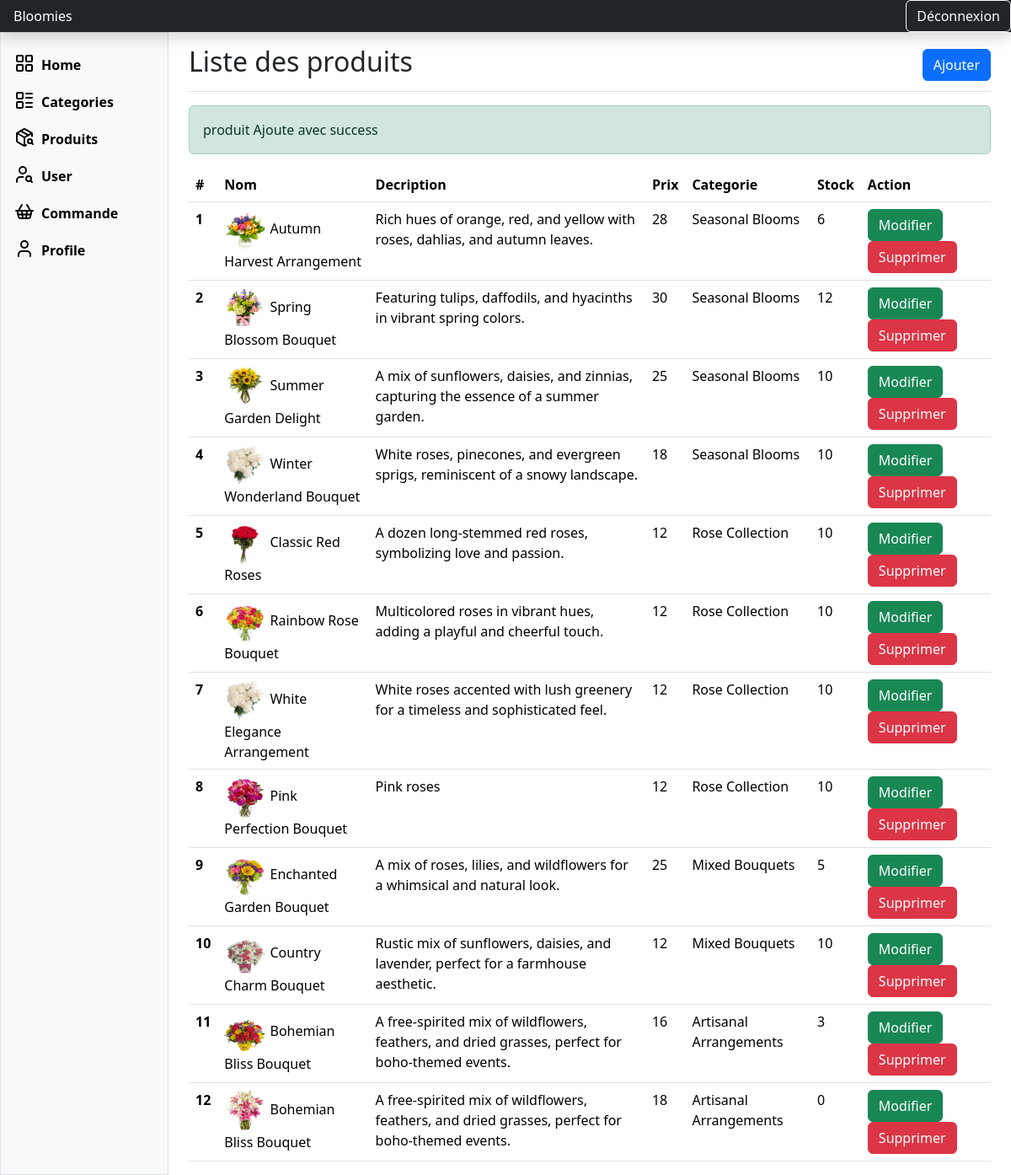
Page /admin/produits/liste.php?ajout=ok on the committed database.
### tables this page shows
CREATE TABLE `produit` (
  `id` int(11) NOT NULL,
  `nom` varchar(255) NOT NULL,
  `prix` float NOT NULL,
  `description` text NOT NULL,
  `image` text NOT NULL,
  `categorie` int(11) NOT NULL,
  `stock` int(11) NOT NULL,
  `date_creation` date NOT NULL,
  `date_modification` date NOT NULL
);

CREATE TABLE `categories` (
  `id` int(11) NOT NULL,
  `nom` varchar(255) NOT NULL,
  `description` varchar(255) NOT NULL,
  `image` varchar(255) NOT NULL,
  `createur` int(11) NOT NULL,
  `date_creation` date NOT NULL,
  `date_modification` date NOT NULL
);

### inc/functions.php (called while the page is built, shortened)
<?php
function connectToDatabase(){
    try {
        $conn = new PDO("mysql:host=" . MONHOST . ";dbname=" . MABD, MONUSER, MONPWD);
        $conn->setAttribute(PDO::ATTR_ERRMODE, PDO::ERRMODE_EXCEPTION);
        return $conn;
    } catch (PDOException $e) {
        echo "Erreur de connexion à la base de données : " . $e->getMessage();
        die();
    }
}
function getAllProducts($conn){
    $requete = "SELECT * FROM produit";
    $resultat = $conn->query($requete);
    $produit = $resultat->fetchAll();
    return $produit;
}
$conn = connectToDatabase();
$produits = getAllProducts($conn);
function getCategorieById($conn,$id){
    $requette ="SELECT * FROM categories WHERE id =$id  ";
    $statement = $conn->prepare($requette);
    $statement->execute();
    $resultats = $statement->fetch();
    return $resultats;
}
?>

### admin/produits/liste.php (the view, shortened to what this page needs)
<?php
include "../../inc/functions.php";
$produits=getAllProducts($conn);
include "../template/header.php";
?>
<div class="container-fluid">
  <div class="row">
  <?php
   include "../template/navigation.php";
?>
    <div class="col-md-9 ms-sm-auto col-lg-10 px-md-4">
      <div class="d-flex justify-content-between flex-wrap flex-md-nowrap align-items-center pt-3 pb-2 mb-3 border-bottom">
        <h1 class="h2">Liste des produits</h1>
        <div>
        <a class="btn btn-primary" data-bs-toggle="modal" data-bs-target="#exampleModal">Ajouter</a>
        </div>
      </div>
      <div>
      <?php
          if(isset($_GET['ajout']) && $_GET['ajout'] =="ok" ){
            print'<div class="alert alert-success">
            produit Ajoute avec success
              </div>';
                  }
                 ?>
      <table class="table">
          <thead>
            <tr>
              <th scope="col">#</th>
              <th scope="col">Nom</th>
              <th scope="col">Decription</th>
              <th scope="col">Prix</th>
              <th scope="col">Categorie</th>
              <th scope="col">Stock</th>
              <th scope="col">Action</th>
            </tr>
          </thead>
          <tbody>
          <?php
          foreach($produits as $i => $p){
              $CategorieById = getCategorieById($conn, $p['categorie']);
               $i++;
                     print'<tr>
                     <th scope="row">'.$i.'</th>
                     <td>
                     <img src="/bloomies/images/'.$p['image'].'" width="50" height="50" /> '. $p['nom'].'
                     </td>
                     <td>'.$p['description'].'</td>
                     <td>'.$p['prix'].'</td>
                     <td>'.$CategorieById['nom'].'</tWd>
                     <td>'.$p['stock'].'</td>
                     <td>
                           <a data-bs-toggle="modal" data-bs-target="#editModal'.$p['id'].'" class="btn btn-success">Modifier</a>
                           <a href="supprimer.php?idc='.$p['id'].'"class="btn btn-danger">Supprimer</a>
                     </td>
                   </tr>';
          }
          ?>
          </tbody>
        </table>
      </div>
    </div>
  </div>
</div>
<?php
include "../template/footer.php";
?>

### rows in the picture
produit: shows a picture, nom "Autumn Harvest Arrangement", description "Rich hues of orange, red, and yellow with roses, dahlias, and autumn leaves.", prix "28", categories.nom "Seasonal Blooms", stock "6"
produit: image (picture), nom "Spring Blossom Bouquet", description "Featuring tulips, daffodils, and hyacinths in vibrant spring colors.", prix "30", categories.nom "Seasonal Blooms", stock "12"
produit: image (picture), nom "Summer Garden Delight", description "A mix of sunflowers, daisies, and zinnias, capturing the essence of a summer garden.", prix "25", categories.nom "Seasonal Blooms", stock "10"
produit: image (picture), nom "Winter Wonderland Bouquet", description "White roses, pinecones, and evergreen sprigs, reminiscent of a snowy landscape.", prix "18", categories.nom "Seasonal Blooms", stock "10"
produit: image (picture), nom "Classic Red Roses", description "A dozen long-stemmed red roses, symbolizing love and passion.", prix "12", categories.nom "Rose Collection", stock "10"
produit: image (picture), nom "Rainbow Rose Bouquet", description "Multicolored roses in vibrant hues, adding a playful and cheerful touch.", prix "12", categories.nom "Rose Collection", stock "10"
produit: image (picture), nom "White Elegance Arrangement", description "White roses accented with lush greenery for a timeless and sophisticated feel.", prix "12", categories.nom "Rose Collection", stock "10"
produit: shows a picture, nom "Pink Perfection Bouquet", description "Pink roses", prix "12", categories.nom "Rose Collection", stock "10"
produit: image (picture), nom "Enchanted Garden Bouquet", description "A mix of roses, lilies, and wildflowers for a whimsical and natural look.", prix "25", categories.nom "Mixed Bouquets", stock "5"
produit: image (picture), nom "Country Charm Bouquet", description "Rustic mix of sunflowers, daisies, and lavender, perfect for a farmhouse aesthetic.", prix "12", categories.nom "Mixed Bouquets", stock "10"
produit: image (picture), nom "Bohemian Bliss Bouquet", description "A free-spirited mix of wildflowers, feathers, and dried grasses, perfect for boho-themed events.", prix "16", categories.nom "Artisanal Arrangements", stock "3"
produit: image (picture), nom "Bohemian Bliss Bouquet", description "A free-spirited mix of wildflowers, feathers, and dried grasses, perfect for boho-themed events.", prix "18", categories.nom "Artisanal Arrangements", stock "0"
